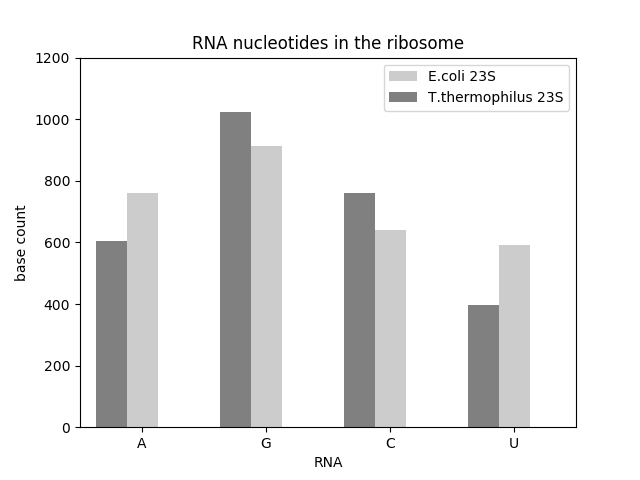

Recreate this plot in Python.

from pylab import figure, title, xlabel, ylabel, xticks, bar, \
                  legend, axis, savefig

nucleotides = ["A", "G", "C", "U"]

counts = [
    [606, 1024, 759, 398],
    [762, 912, 639, 591], 
    ]

figure()
title('RNA nucleotides in the ribosome')
xlabel('RNA')
ylabel('base count')

x1 = [2.0, 4.0, 6.0, 8.0]
x2 = [x - 0.5 for x in x1]

xticks(x1, nucleotides)

bar(x1, counts[1], width=0.5, color="#cccccc", label="E.coli 23S")
bar(x2, counts[0], width=0.5, color="#808080", label="T.thermophilus 23S")

legend()
axis([1.0, 9.0, 0, 1200])
savefig('barplot.png')

